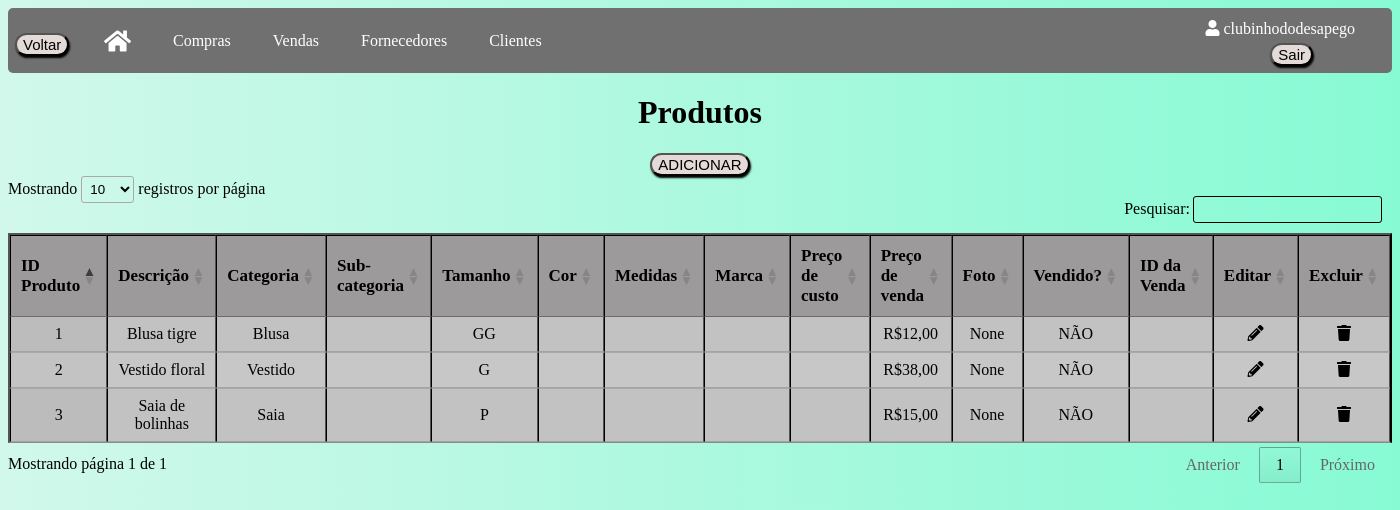
Page /produtos (signed in) on the committed database.
### app/models/tables.py (models this page shows, shortened)
class Usuario(db.Model, UserMixin):
    __tablename__ = "usuarios"
    id = db.Column(db.Integer, primary_key=True, autoincrement=True)
    nome_brecho = db.Column(db.String(100))
    email = db.Column(db.String(84), unique=True)
    usuario = db.Column(db.String(80), unique=True)
    senha = db.Column(db.String(128))
    clientes = db.relationship("Cliente", backref="usuario")
    produtos = db.relationship("Produto", backref="usuario")
    fornecedores = db.relationship("Fornecedor", backref="usuario")
    compras = db.relationship("Compra", backref="usuario")
    vendas = db.relationship("Venda", backref="usuario")

class Produto(db.Model):
    __tablename__ = "produtos"
    id = db.Column(db.Integer, primary_key=True, autoincrement=True)
    descricao = db.Column(db.String(120))
    categoria = db.Column(db.String(80))
    sub_categoria = db.Column(db.String(80))
    tamanho = db.Column(db.String(30))
    cor = db.Column(db.String(30))
    medidas = db.Column(db.Integer)
    marca = db.Column(db.String(80))
    preco_custo = db.Column(db.Integer)
    preco_venda = db.Column(db.Integer)
    foto = db.Column(db.LargeBinary)
    vendido = db.Column(db.Boolean, default=False)
    id_usuario = db.Column(db.Integer, db.ForeignKey('usuarios.id'))
    vendas = db.relationship('Venda', secondary=produtos_vendas, back_populates='produtos')

### app/default.py (the view)
@login_required
@app.route("/produtos", methods=['GET', 'POST'])
def produtos():
    produtos = Produto.query.filter_by(id_usuario=current_user.id).all()
    return render_template("produtos.html", produtos=produtos)

### app/default.py (called while the page is built)
@login_manager.user_loader
def load_user(id_usuario):
    return Usuario.query.get(int(id_usuario))

### app/templates/produtos.html (shortened to what this page needs)
<!DOCTYPE html>
<html lang="en">
<head>
    <link rel="stylesheet" type="text/css" href="{{ url_for('static', filename='css/vendas.css') }}">
    <link rel="stylesheet" href="https://cdnjs.cloudflare.com/ajax/libs/font-awesome/5.15.3/css/all.min.css">
    <link rel="stylesheet" type="text/css" href="https://cdn.datatables.net/1.11.5/css/jquery.dataTables.min.css">
</head>
<body>
    <div class="usuario-logado"><i class="fas fa-user"></i> {{ current_user.usuario }}</div>
    <div class="logout">
        <form method="POST" action="{{ url_for('logout') }}">
            <button class="button" type="submit">Sair</button>
        </form>
    </div>
    <div class="navbar">
        <button onclick="window.history.back()" class="button button_voltar">Voltar</button>
        <a href="/home"><i class="fas fa-home icone-casa"></i></a>
        <a href="/compras">Compras</a>
        <a href="/vendas">Vendas</a>
        <a href="/fornecedores">Fornecedores</a>
        <a href="/clientes">Clientes</a>
    </div>
    <h1 class="titulo">Produtos</h1>
    <button class="button"><a href="produtoscadastro">ADICIONAR</a></button>
    <table id="tabelaProdutos" class="tabela display" border="2">
        <thead>
            <tr>
                <th>ID Produto</th>
                <th>Descrição</th>
                <th>Categoria</th>
                <th>Sub-categoria</th>
                <th>Tamanho</th>
                <th>Cor</th>
                <th>Medidas</th>
                <th>Marca</th>
                <th>Preço de custo</th>
                <th>Preço de venda</th>
                <th>Foto</th>
                <th>Vendido?</th>
                <th>ID da Venda</th>
                <th>Editar</th>
                <th>Excluir</th>
            </tr>
        </thead>
        <tbody>
            {% for produto in produtos %}
            <tr>
                <td>{{ produto.id }}</td>
                <td>{{ produto.descricao }}</td>
                <td>{{ produto.categoria }}</td>
                <td>{{ produto.sub_categoria }}</td>
                <td>{{ produto.tamanho }}</td>
                <td>{{ produto.cor }}</td>
                <td>{{ produto.medidas }}</td>
                <td>{{ produto.marca }}</td>
                <td>{{ produto.preco_custo }}</td>
                <td>{{ produto.preco_venda }}</td>
                <td>{{ produto.foto }}</td>
                <td>
                    {% if produto.vendido %}
                        SIM
                    {% else %}
                        NÃO
                    {% endif %}
                </td>
                <td>
                </td>
                <td>
                    <a href="/editarprodutos/{{ produto.id }}">
                    <div class="icon-container"><i class="fas fa-pencil-alt"></i></div>
                    </a>
                </td>
                <td>
                    <a href="/excluirprodutos/{{ produto.id }}" class="excluir-produto" data-id="{{ produto.id }}" data-confirm="Tem certeza de que deseja excluir este produto?">
                        <div class="icon-container"><i class="fas fa-trash"></i></div>
                    </a>
                </td>
            </tr>
            {% endfor %}
        </tbody>
    </table>
</body>
</html>

### app/static/css/vendas.css (style rules this page uses)
body { background: linear-gradient(to right, #d1f8eb, #87fad4); }
.usuario-logado { position: absolute; top: 20px; right: 45px; color: white; }
.logout { position: absolute; top: 43px; right: 87px; }
.button_voltar { position: absolute; top: 33px; left: 15px; }
.button { margin-bottom: 20px; font-size: 15px; margin-bottom: 13px; display: block; margin: 0 auto; background-color: #e4dbd9; cursor: pointer; transition: background-color 0.3s ease; border-radius: 20px; box-shadow: 1px 2px 2px black; }
.navbar { overflow: hidden; background-color: #707070; height: 65px; border-radius: 5px; }
.navbar a { float: left; display: flex; align-items: center; color: white; text-align: center; padding: 0px 16px; text-decoration: none; height: 100%; margin-left: 80px; margin-right: -70px; }
.icone-casa { font-size: 24px; }
.titulo { text-align: center; }
.tabela { border-collapse: collapse; width: 100%; text-align: center; background-color: #c7c7c7; margin-top: 50px; border-color: black; }
th { font-size: 17px; background-color: #9c9a9a; }
a { text-decoration: none; color: #000; }

### rows in the picture
Usuario: usuario "clubinhododesapego"
Produto: id "1", descricao "Blusa tigre", categoria "Blusa", tamanho "GG", preco_venda "R$12,00", foto "None", shows "NÃO"
Produto: id "2", descricao "Vestido floral", categoria "Vestido", tamanho "G", preco_venda "R$38,00", foto "None", shows "NÃO"
Produto: id "3", descricao "Saia de bolinhas", categoria "Saia", tamanho "P", preco_venda "R$15,00", foto "None", vendido "NÃO"
